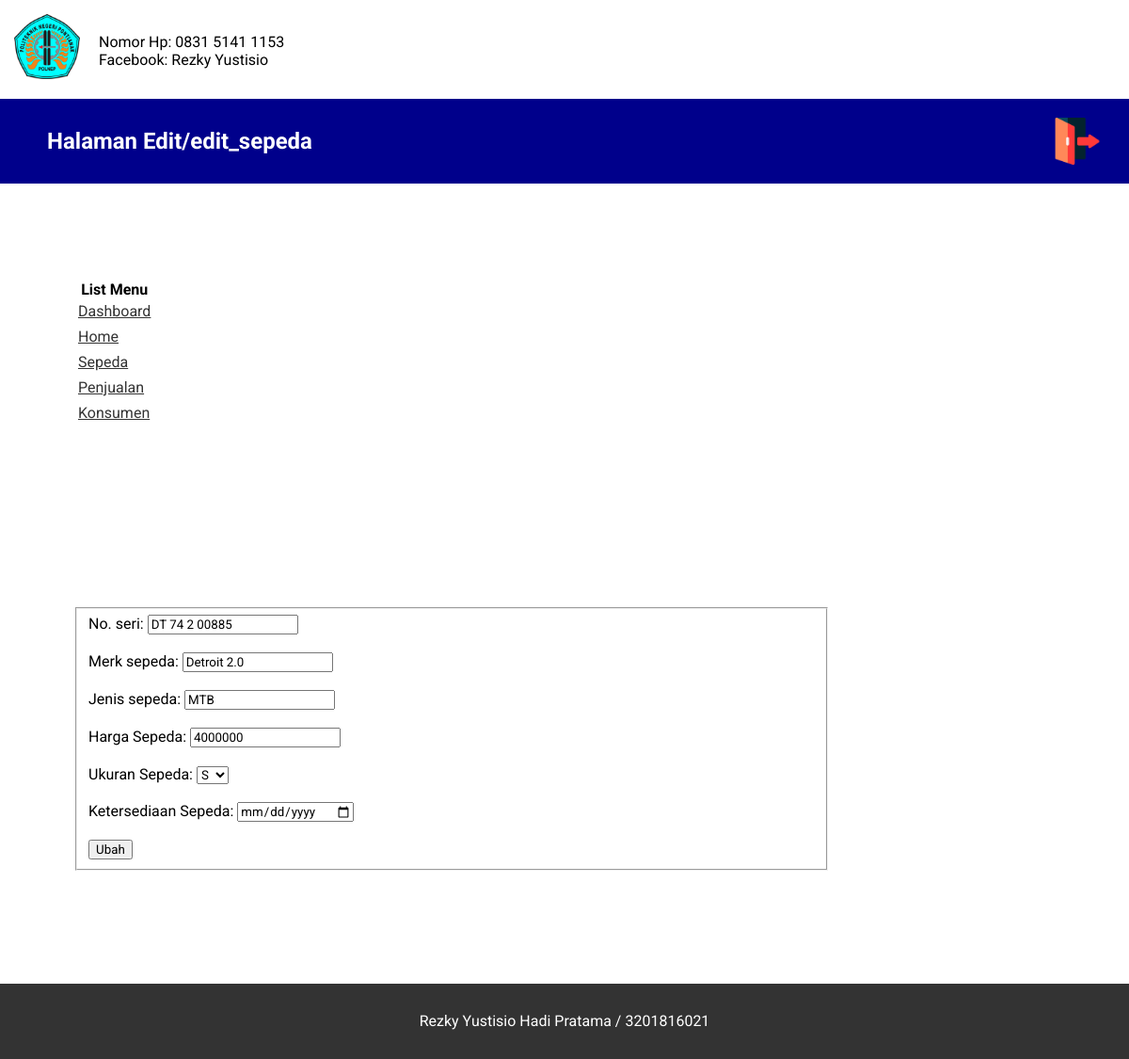
/Template/index.php?menu=edit/edit_sepeda&id=4 (signed in), run on the app's committed database.
### tables this page shows
CREATE TABLE `sepeda` (
  `id` bigint(20) NOT NULL,
  `nomor_seri_sepeda` varchar(50) NOT NULL,
  `merk_sepeda` varchar(50) NOT NULL,
  `jenis_sepeda` varchar(50) NOT NULL,
  `harga_sepeda` int(100) NOT NULL,
  `ukuran_sepeda` enum('X','M','S','L') NOT NULL,
  `ketersedian_sepeda` datetime NOT NULL
);

### Template/pages/edit/edit_sepeda.php (the view, shortened to what this page needs)
<?php
require 'sidebar.php';
$id = $_GET['id'];
$sql = "SELECT * FROM sepeda WHERE id = '$id'";
$query = mysqli_query($db, $sql);
$list = mysqli_fetch_assoc($query);
?>
<section class="content-sepeda">
	<form method="POST" action="?menu=<?php echo $_GET['menu']; ?>&id=<?php echo $id; ?>" style="float: left; width: 800px;">
		<fieldset>
			<p>
				<label for="no-seri">No. seri: </label>
				<input type="text" name="noSeri" id="no-seri" placeholder="Nomor seri sepeda" value="<?php echo $list['nomor_seri_sepeda'] ?>">
			</p>
		<br>
			<p>
				<label for="merk-sepeda">Merk sepeda: </label>
				<input type="text" name="merkSepeda" id="merk-sepeda" placeholder="Merk sepeda" value="<?php echo $list['merk_sepeda'] ?>" required>
			</p>
		<br>
			<p>
				<label for="jenis-sepeda">Jenis sepeda: </label>
				<input type="text" name="jenisSepeda" id="jenis-sepeda" placeholder="Jenis sepeda" value="<?php echo $list['jenis_sepeda'] ?>">
			</p>
		<br>
			<p>
				<label for="harga-sepeda">Harga Sepeda: </label>
				<input type="number" name="hargaSepeda" id="harga-sepeda" placeholder="Harga sepeda" value="<?php echo $list['harga_sepeda'] ?>">
			</p>
		<br>
			<p>
				<label for="ukuran-sepeda">Ukuran Sepeda: </label>
				<?php $listUkuranSepeda = ['X', 'M', 'S', 'L']; ?>
				<select name="ukuranSepeda" id="ukuran-sepeda">
					<?php for($i = 0; $i < count($listUkuranSepeda); $i++): ?>
						<?php if($listUkuranSepeda[$i] == $list['ukuran_sepeda']): ?>
							<option selected value="<?php echo $listUkuranSepeda[$i]; ?>"><?php echo $listUkuranSepeda[$i]; ?></option>
						<?php else: ?>
							<option value="<?php echo $listUkuranSepeda[$i]; ?>"><?php echo $listUkuranSepeda[$i]; ?></option>
						<?php endif; ?>
					<?php endfor; ?>
				</select>
			</p>
		<br>
			<p>
				<label for="ketersediaan-sepeda">Ketersediaan Sepeda: </label>
				<input type="date" placeholder="Kapan sepeda ada" name="ketersediaanSepeda" value="<?php echo $list['ketersedian_sepeda']; ?>">
			</p>
		<br>
			<p>
				<input type="submit" value="Ubah" name="ubahSepeda">
			</p>
		</fieldset>
	</form>
</section>

### Template/css/style.css (style rules this page uses)
* { margin: 0 0 0 0; font-family: 'Roboto'; }
.container main .content-sepeda { width: 900px; height: 200px; float: left; margin-top: 50px; margin-left: 80px; }

### data on the page
sepeda: noSeri "DT 74 2 00885", merkSepeda "Detroit 2.0", jenisSepeda "MTB", hargaSepeda "4000000", ukuranSepeda "S"

### other printed values
$_GET['menu'] "Edit/edit_sepeda"
